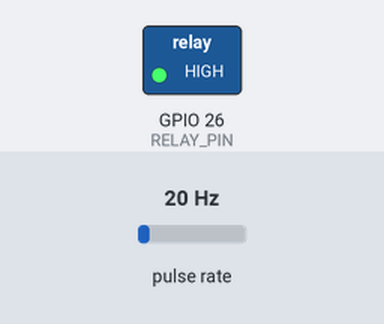
Recording of a sketch running on a simulated ESP32. Parts: switched loads named in the sketch (green lamp = pin HIGH). Wiring (inferred from the names in the program): pulse sensor: data GPIO 27. The inputs (shaded band) are chosen by the test bench; at power-on: pulse rate 20 Hz. WiFi joins after 1.5 s; servers stay silent unless stated; uploads are accepted with an empty reply; what the sketch prints to the serial monitor is not drawn.

Above: at 3.9 s.
4.0 s: pulse rate (sensor on GPIO 27) set to 3 Hz
7.0 s: pulse rate (sensor on GPIO 27) set to 0 Hz
At 9.7 s:
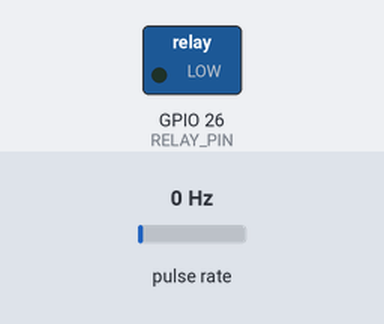
10.0 s: pulse rate (sensor on GPIO 27) set to 4 Hz
At 11.6 s:
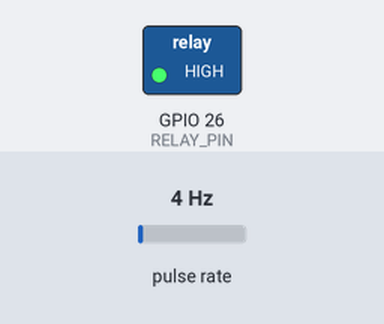
Timing chart, 0 to 13.1 s (numbered marks = the images above; inputs shaded):
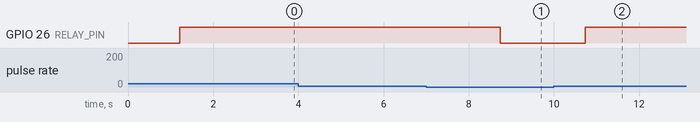

The sketch:

esp32_drainguard_node.ino
```cpp
/* ─────────────────────────────────────────────────────────────
 *  DrainGuard Mesh — Production ESP32 IoT Node Firmware (HTTPS)
 *  Live Cloud Server: https://drainguard-mesh.onrender.com
 *  Pins: D27 (YF-S201 Flow Sensor) | D26 (12V Relay Module)
 *  Baud Rate: 115200
 * ───────────────────────────────────────────────────────────── */

#include <WiFi.h>
#include <HTTPClient.h>
#include <WiFiClientSecure.h>

// ── 1. Your Wi-Fi Settings ────────────────────────────────────
const char* ssid     = "Tomioka";
const char* password = "0987654321";

// ── 2. Live Render Cloud Server Endpoint ──────────────────────
const char* serverUrl = "https://drainguard-mesh.onrender.com/api/sensors/data";
const char* SENSOR_ID = "S-06"; // Drainage node between School & Bus Terminal

// ── 3. Pin Assignments ────────────────────────────────────────
#define FLOW_PIN   27  // GPIO 27 (YF-S201 Signal Wire via Resistor Divider)
#define RELAY_PIN  26  // GPIO 26 (Relay Control IN)

// ── 4. Global State ───────────────────────────────────────────
volatile unsigned long pulseCount = 0;
unsigned long lastSendTime = 0;
unsigned long lastPulseTime = 0;

// Interrupt Service Routine for Flow Sensor
void IRAM_ATTR countPulse() {
  unsigned long now = micros();
  // Basic debounce filter
  if (now - lastPulseTime > 1000) {
    pulseCount++;
    lastPulseTime = now;
  }
}

void setup() {
  // Initialize Serial Monitor
  Serial.begin(115200);
  delay(1200);

  Serial.println();
  Serial.println("==================================================");
  Serial.println("🌊 DrainGuard Mesh — Live Cloud ESP32 Node Online");
  Serial.println("==================================================");
  Serial.printf("📌 Flow Sensor Pin: GPIO %d (D27)\n", FLOW_PIN);
  Serial.printf("📌 Relay Control Pin: GPIO %d (D26)\n", RELAY_PIN);

  // Pin Configurations
  pinMode(FLOW_PIN, INPUT_PULLUP);
  pinMode(RELAY_PIN, OUTPUT);

  // Relay initially OFF (Standard active-LOW relay modules use HIGH for OFF)
  digitalWrite(RELAY_PIN, HIGH);

  // Attach Interrupt to D27
  attachInterrupt(digitalPinToInterrupt(FLOW_PIN), countPulse, FALLING);

  // Connect to Wi-Fi
  Serial.printf("📡 Connecting to Wi-Fi SSID: \"%s\" ", ssid);
  WiFi.mode(WIFI_STA);
  WiFi.begin(ssid, password);

  int attempts = 0;
  while (WiFi.status() != WL_CONNECTED && attempts < 35) {
    delay(500);
    Serial.print(".");
    attempts++;
  }

  if (WiFi.status() == WL_CONNECTED) {
    Serial.println("\n✅ Wi-Fi Connected Successfully!");
    Serial.print("🌐 ESP32 IP Address: ");
    Serial.println(WiFi.localIP());
    Serial.print("☁️ Live Cloud Server: ");
    Serial.println(serverUrl);
    Serial.println("==================================================\n");
  } else {
    Serial.println("\n❌ Wi-Fi Connection Timeout!");
    Serial.println("👉 Please check that your 'Tomioka' hotspot is active and in 2.4 GHz mode.");
  }
}

void loop() {
  // Transmit telemetry every 2 seconds
  if (millis() - lastSendTime >= 2000) {
    unsigned long interval = millis() - lastSendTime;
    lastSendTime = millis();

    // ── Flow Calculation ──────────────────────────────────────
    // YF-S201 Formula: Frequency (Hz) = 7.5 * Q (Q = Flow rate in L/min)
    noInterrupts();
    unsigned long currentPulses = pulseCount;
    pulseCount = 0;
    interrupts();

    float intervalSec = (float)interval / 1000.0;
    float frequency = (float)currentPulses / intervalSec;
    float flowLitersMin = frequency / 7.5; // Flow in L/min

    // Scale flow to approximate m³/s for the visual map simulator
    float scaledFlow = flowLitersMin / 10.0;
    float waterLevel = 0.25;
    String status = "normal";

    // ── Three-Stage Flow Logic ────────────────────────────────
    // Stage 1: Zero / Stopped Flow -> COMPLETE BLOCKAGE (RED on Map)
    if (flowLitersMin <= 0.2) {
      status = "blocked";
      waterLevel = 0.95;
      digitalWrite(RELAY_PIN, LOW); // Trigger Emergency 12V Pump ON (Active LOW)
      Serial.printf("[ALERT] Flow: 0.00 L/min -> 🚨 BLOCKAGE DETECTED (Pump ON)\n");
    }
    // Stage 2: Low / Restricted Flow -> PARTIAL RESTRICTION (ORANGE on Map)
    else if (flowLitersMin < 2.5) {
      status = "low_flow";
      waterLevel = 0.62;
      digitalWrite(RELAY_PIN, HIGH); // Pump Standby
      Serial.printf("[WARN]  Flow: %.2f L/min -> ⚠️ LOW WATER FLOW (Orange Warning)\n", flowLitersMin);
    }
    // Stage 3: High Continuous Flow -> NORMAL NOMINAL (BLUE on Map)
    else {
      status = "normal";
      waterLevel = 0.26;
      digitalWrite(RELAY_PIN, HIGH); // Pump Standby
      Serial.printf("[INFO]  Flow: %.2f L/min -> ✅ NORMAL WATER FLOW (Blue Stream)\n", flowLitersMin);
    }

    // ── HTTPS Post to Live Render Cloud Server ─────────────────
    if (WiFi.status() == WL_CONNECTED) {
      WiFiClientSecure client;
      client.setInsecure(); // Required for HTTPS on ESP32 without manual CA cert

      HTTPClient http;
      http.begin(client, serverUrl);
      http.addHeader("Content-Type", "application/json");
      http.setTimeout(4500);

      // JSON Telemetry Payload
      String payload = "{";
      payload += "\"sensor_id\":\"" + String(SENSOR_ID) + "\",";
      payload += "\"flow_rate\":" + String(scaledFlow, 3) + ",";
      payload += "\"water_level\":" + String(waterLevel, 2) + ",";
      payload += "\"velocity\":" + String(scaledFlow * 1.3, 2) + ",";
      payload += "\"battery_level\":95,";
      payload += "\"status\":\"" + status + "\",";
      payload += "\"source\":\"esp32_hardware\"";
      payload += "}";

      int httpResponseCode = http.POST(payload);

      if (httpResponseCode > 0) {
        Serial.printf("☁️ Live Cloud Sync -> https://drainguard-mesh.onrender.com | Response: %d OK\n", httpResponseCode);
      } else {
        Serial.printf("⚠️ Cloud Post Failed | Error Code: %d (%s)\n",
                      httpResponseCode, http.errorToString(httpResponseCode).c_str());
      }

      http.end();
    } else {
      Serial.println("⚠️ Wi-Fi Lost. Attempting reconnection...");
      WiFi.reconnect();
    }

    Serial.println("--------------------------------------------------");
  }
}
```

Measured:
- the behaviour switches between 2 and 1 Hz on pulse rate (sensor on GPIO 27) (found by bisection; images 0 and 1)
- after the input at 4.0 s, every drawn part: stays the same
- after the input at 7.0 s, GPIO 26 (RELAY_PIN): HIGH → LOW after 1.7 s
- after the input at 10.0 s, GPIO 26 (RELAY_PIN): LOW → HIGH after 0.73 s
